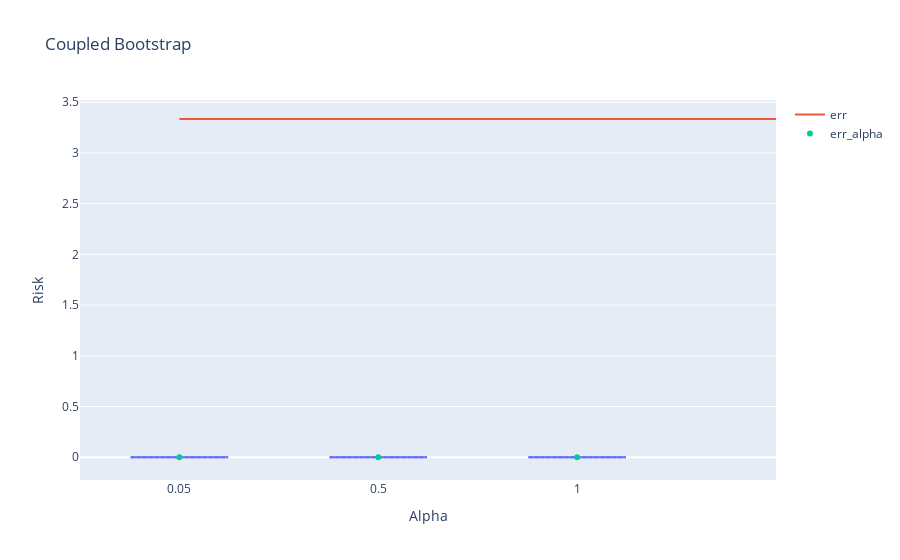

Notebook source saved alongside this figure:
### Code cell
fig_cb = px.box(cb_df, 
             labels={
                     "variable": "Alpha",
                     "value": "Risk"
                     },
             title="Coupled Bootstrap")
fig_cb.update_traces(boxmean=True)
fig_cb.add_trace(go.Scatter(x=[-0,na], 
                         y=[test_err.mean(),test_err.mean()], 
                         mode='lines', 
                         name='err'))
fig_cb.add_trace(go.Scatter(x=np.arange(na), 
                         y=risk_alpha, 
                         mode='markers', 
                         name='err_alpha'))
fig_cb.update_layout(
    xaxis = dict(
        tickmode = 'array',
        tickvals = np.arange(na),
        ticktext = alphas,
    )
)

### Figure 1 — Plotly figure (JSON) as saved in the notebook; plotly's stock layout.template omitted (floating-point values rounded to 4 significant figures; data arrays with more than 128 entries replaced by an {"elided": "..."} marker saying what was removed)
{"data": [{"alignmentgroup": "True", "boxmean": true, "hovertemplate": "Alpha=%{x}<br>Risk=%{y}<extra></extra>", "legendgroup": "", "marker": {"color": "#636efa"}, "name": "", "notched": false, "offsetgroup": "", "orientation": "v", "showlegend": false, "type": "box", "x": {"elided": "300 str values"}, "x0": " ", "xaxis": "x", "y": {"elided": "300 int values"}, "y0": " ", "yaxis": "y"}, {"mode": "lines", "name": "err", "type": "scatter", "x": [0, 3], "y": [3.335, 3.335]}, {"mode": "markers", "name": "err_alpha", "type": "scatter", "x": [0, 1, 2], "y": [0, 0, 0]}], "layout": {"boxmode": "group", "legend": {"tracegroupgap": 0}, "title": {"text": "Coupled Bootstrap"}, "xaxis": {"anchor": "y", "domain": [0, 1], "tickmode": "array", "ticktext": [0.05, 0.5, 1], "tickvals": [0, 1, 2], "title": {"text": "Alpha"}}, "yaxis": {"anchor": "x", "domain": [0, 1], "title": {"text": "Risk"}}}}
